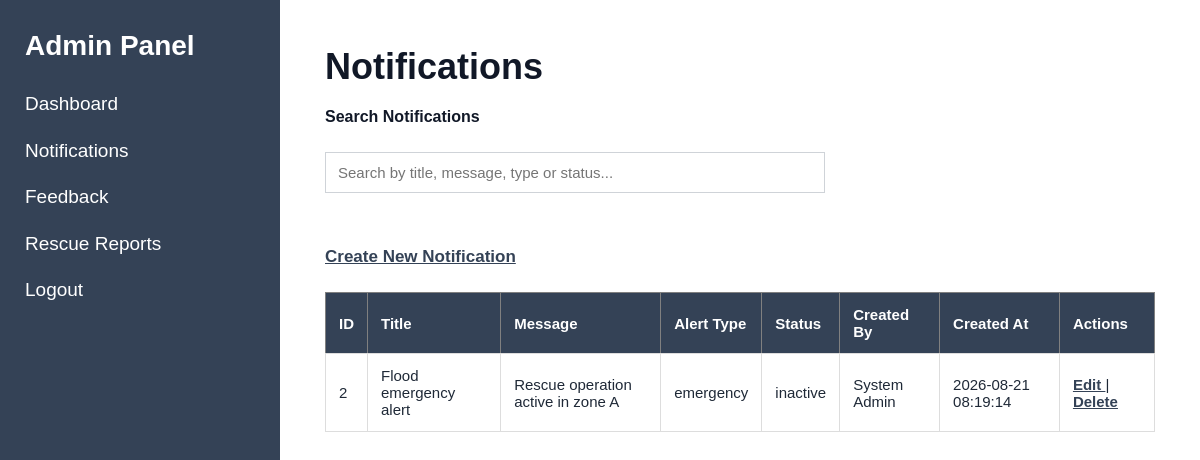
Screenshot of /index.php?page=notifications (signed in) with the database file from the repository.
### tables this page shows
CREATE TABLE `notifications` (
  `id` int(11) NOT NULL,
  `created_by` int(11) NOT NULL,
  `title` varchar(150) NOT NULL,
  `message` text NOT NULL,
  `alert_type` enum('normal','important','emergency') NOT NULL DEFAULT 'normal',
  `status` enum('active','inactive') NOT NULL DEFAULT 'active',
  `created_at` timestamp NOT NULL DEFAULT current_timestamp(),
  `updated_at` timestamp NOT NULL DEFAULT current_timestamp() ON UPDATE current_timestamp()
);

CREATE TABLE `users` (
  `id` int(11) NOT NULL,
  `name` varchar(100) NOT NULL,
  `email` varchar(150) NOT NULL,
  `phone` varchar(20) DEFAULT NULL,
  `password` varchar(255) NOT NULL,
  `role` enum('admin','volunteer','witness','help_seeker') NOT NULL,
  `created_at` timestamp NOT NULL DEFAULT current_timestamp(),
  `updated_at` timestamp NOT NULL DEFAULT current_timestamp() ON UPDATE current_timestamp()
);

### models/NotificationModel.php (called while the page is built, shortened)
<?php
function getAllNotifications($conn)
{
    $sql = "SELECT
                notifications.*,
                users.name AS admin_name
            FROM notifications
            INNER JOIN users
                ON notifications.created_by = users.id
            ORDER BY notifications.id DESC";
    $result = mysqli_query($conn, $sql);
    $notifications = [];
    while ($row = mysqli_fetch_assoc($result)) {
        $notifications[] = $row;
    }
    return $notifications;
}

### views/admin/notifications/index.php (the view, shortened to what this page needs)
<?php require_once "views/partials/header.php"; ?>
<?php require_once "views/partials/sidebar.php"; ?>
<div class="content">
    <h1>Notifications</h1>
    <div class="notification-search">
    <label for="notificationSearch">
        Search Notifications
    </label>
    <br>
    <input
        type="text"
        id="notificationSearch"
        placeholder="Search by title, message, type or status..."
    >
</div>
<br>
    <p>
        <a href="index.php?page=notification-create">
            Create New Notification
        </a>
    </p>
    <?php if (empty($notifications)): ?>
        <p>No notifications found.</p>
    <?php else: ?>
        <table border="1" cellpadding="10">
            <thead>
                <tr>
                    <th>ID</th>
                    <th>Title</th>
                    <th>Message</th>
                    <th>Alert Type</th>
                    <th>Status</th>
                    <th>Created By</th>
                    <th>Created At</th>
                    <th>Actions</th>
                </tr>
            </thead>
            <tbody>
                <?php foreach ($notifications as $notification): ?>
                    <tr class="notification-row">
                        <td>
                            <?php echo (int)$notification['id']; ?>
                        </td>
                        <td>
                            <?php echo htmlspecialchars($notification['title']); ?>
                        </td>
                        <td>
                            <?php echo htmlspecialchars($notification['message']); ?>
                        </td>
                        <td>
                            <?php echo htmlspecialchars($notification['alert_type']); ?>
                        </td>
                        <td>
                            <?php echo htmlspecialchars($notification['status']); ?>
                        </td>
                        <td>
                            <?php echo htmlspecialchars($notification['admin_name']); ?>
                        </td>
                        <td>
                            <?php echo htmlspecialchars($notification['created_at']); ?>
                        </td>
                        <td>
    <a href="index.php?page=notification-edit&id=<?php echo (int)$notification['id']; ?>">
        Edit
    </a>
    |
    <a
        href="index.php?page=notification-delete&id=<?php echo (int)$notification['id']; ?>"
        onclick="return confirm('Are you sure you want to delete this notification?');"
    >
        Delete
    </a>
</td>
                    </tr>
                <?php endforeach; ?>
            </tbody>
        </table>
    <?php endif; ?>
</div>
<?php require_once "views/partials/footer.php"; ?>

### assets/css/style.css (style rules this page uses)
* { box-sizing: border-box; }
body { margin: 0; font-family: Arial, Helvetica, sans-serif; background: #f5f6f8; color: #1f2937; }
.content { margin-left: 280px; padding: 45px; min-height: 100vh; background: white; }
.content h1 { margin-top: 0; margin-bottom: 20px; font-size: 36px; line-height: 1.2; color: #111827; }
.content>p { font-size: 17px; line-height: 1.6; margin-bottom: 22px; }
.content a { color: #344256; font-weight: 600; text-decoration: underline; }
label { display: block; margin-bottom: 8px; font-size: 16px; font-weight: bold; color: #111827; }
input, textarea, select { width: 100%; padding: 11px 12px; border: 1px solid #cfd3d8; background: white; font-family: Arial, Helvetica, sans-serif; font-size: 15px; outline: none; }
table { width: 100%; border-collapse: collapse; margin-top: 22px; background: white; }
th { background: #344256; color: white; padding: 13px; text-align: left; font-size: 15px; }
td { padding: 13px; border: 1px solid #dddddd; font-size: 15px; }
.notification-search { max-width: 500px; margin-top: 20px; margin-bottom: 15px; }
.notification-search input { width: 100%; }

### rows the page displays
notifications: id "2", title "Flood emergency alert", message "Rescue operation active in zone A", alert_type "emergency", status "inactive", created_by.name "System Admin", created_at "2026-08-21 08:19:14"
